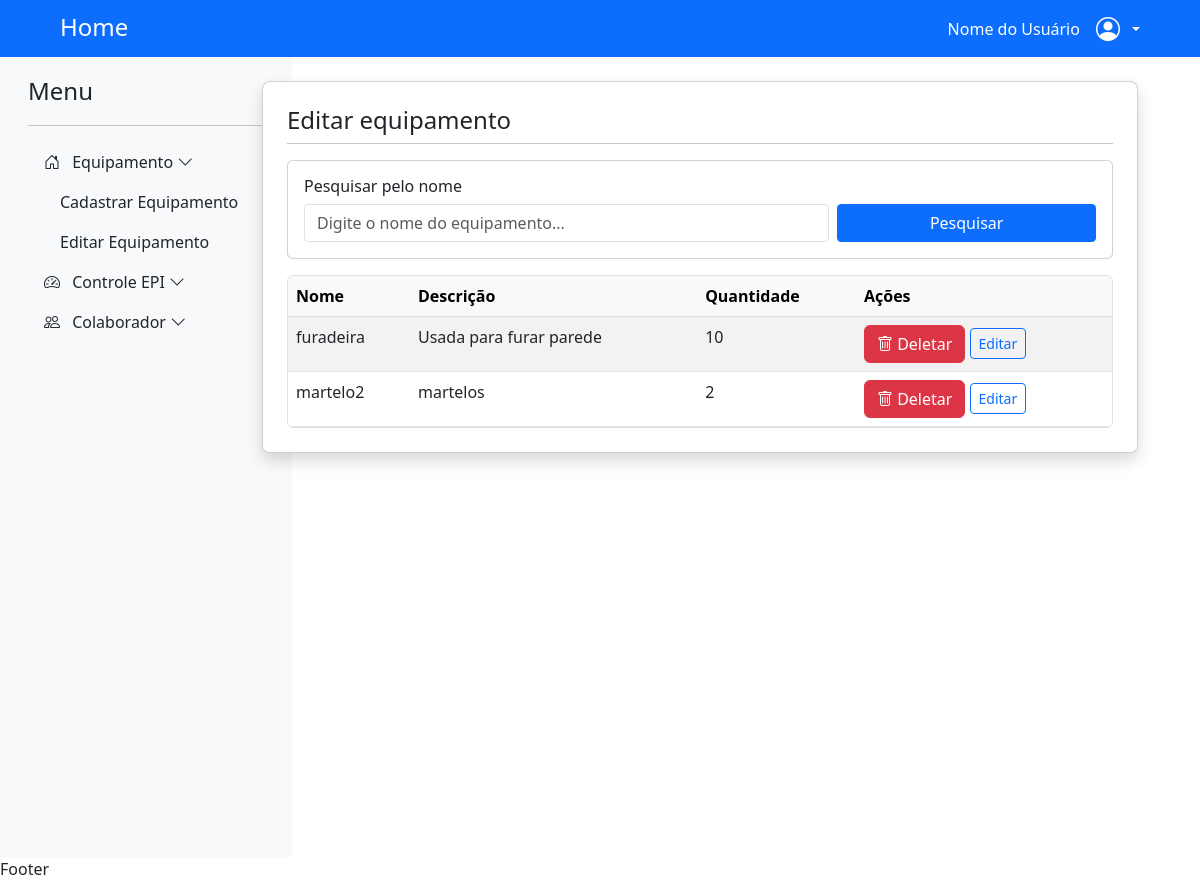
/listar_equipamento/, run on an earlier commit of the app's database.
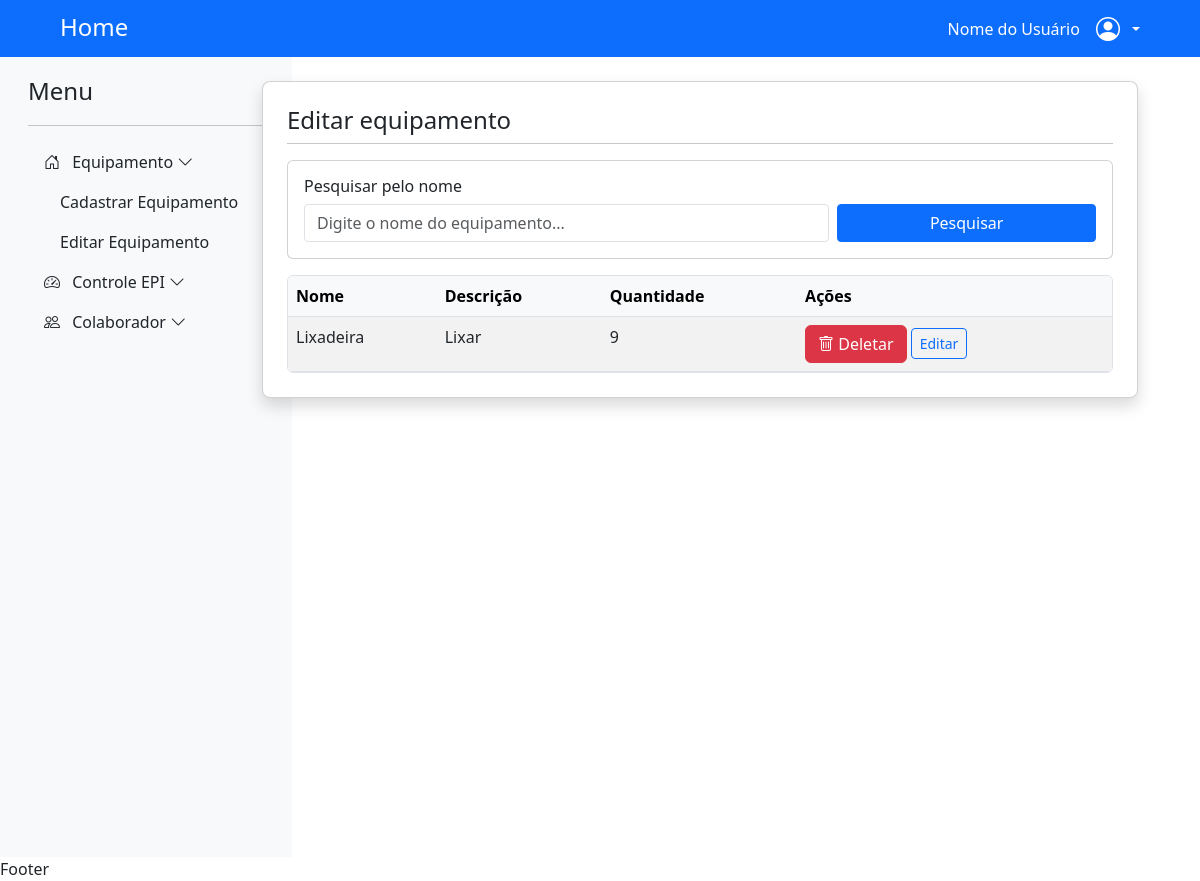
And on a later commit of the database.
### app_emprestimo/models.py (models this page shows)
class EPIModel(models.Model):
    idEPI = models.AutoField(primary_key=True)
    nome = models.CharField(max_length=100)
    descricao = models.TextField()
    quantidade_total = models.IntegerField()

### app_emprestimo/views.py (the view)
# urls.py: path('listar_equipamento/', views.listar_equipamento, name='listar_equipamento'),
def listar_equipamento(request):
    equipamentos = EPIModel.objects.all()
    return render(request, 'app_emprestimo/pages/listar_equipamento.html', context={'equipamentos':equipamentos})

### app_emprestimo/templates/app_emprestimo/pages/listar_equipamento.html (shortened to what this page needs)
{% extends "global/base.html" %}
{% block content %}
<div class="container mt-4" style="max-width: 900px;">
    <div class="card rounded-3 shadow">
        <div class="card-body p-4">
            <div class="mb-3">
                <h2 class="h4 mb-0">Editar equipamento</h2>
                <hr class="mt-2">
            </div>
            <div class="card mb-3 rounded-2">
                <div class="card-body p-3">
                    <h5 class="h6 card-title mb-2">Pesquisar pelo nome</h5>
                    <div class="row g-2">
                        <div class="col-md-8">
                            <input type="text" class="form-control rounded-1" placeholder="Digite o nome do equipamento...">
                        </div>
                        <div class="col-md-4">
                            <button type="button" class="btn btn-primary w-100 rounded-1">Pesquisar</button>
                        </div>
                    </div>
                </div>
            </div>
            <div class="table-responsive rounded-2 border">
                <table class="table table-striped table-hover mb-0">
                    <thead class="table-light">
                        <tr>
                            <th>Nome</th>
                            <th>Descrição</th>
                            <th>Quantidade</th>
                            <th>Ações</th>
                        </tr>
                    </thead>
                    <tbody>
                        {% for equipamento in equipamentos %}
                        <tr>
                            <td>{{ equipamento.nome }}</td>
                            <td>{{ equipamento.descricao }}</td>
                            <td>{{ equipamento.quantidade_total }}</td>
                            <td>
                                <button type="button" class="btn btn-danger" data-bs-toggle="modal" data-bs-target="#confirmarDelecao{{ epi.idEPI }}">
                                    <i class="bi bi-trash"></i> Deletar
                                </button>
                                <a href="{% url 'atualizar_equipamento' equipamento.idEPI %}" class="btn btn-sm btn-outline-primary rounded-1">Editar</a>
                            </td>
                        </tr>
                        {% endfor %}
                    </tbody>
                </table>
            </div>
        </div>
    </div>
</div>
{% endblock content %}

What changed in the data, as far as the page shows it:
removed EPIModel: nome "furadeira", descricao "Usada para furar parede", quantidade_total "10"
removed EPIModel: nome "martelo2", descricao "martelos", quantidade_total "2"
added EPIModel: nome "Lixadeira", descricao "Lixar", quantidade_total "9"
